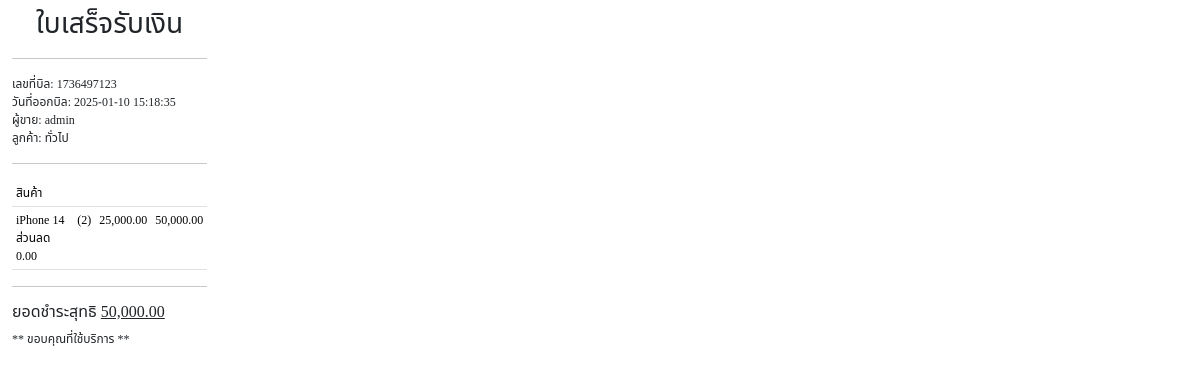
The app's page /report/slip.php?id=1736497123 with its own data.
### tables this page shows
CREATE TABLE `transaction` (
  `id` bigint(20) UNSIGNED NOT NULL,
  `bill_id` varchar(50) DEFAULT NULL,
  `is_type` varchar(50) NOT NULL,
  `product_code` varchar(50) NOT NULL,
  `member_id` bigint(20) NOT NULL,
  `price` decimal(10,2) NOT NULL DEFAULT 0.00,
  `qty` decimal(10,0) NOT NULL DEFAULT 0,
  `total` decimal(10,2) NOT NULL DEFAULT 0.00,
  `discount` decimal(10,2) NOT NULL DEFAULT 0.00,
  `transaction_date` datetime NOT NULL DEFAULT current_timestamp(),
  `user_id` bigint(20) NOT NULL DEFAULT 0
);

CREATE TABLE `users` (
  `id` bigint(20) UNSIGNED NOT NULL,
  `username` varchar(50) NOT NULL,
  `password` varchar(50) NOT NULL,
  `is_active` int(1) NOT NULL DEFAULT 0,
  `update_at` datetime NOT NULL DEFAULT current_timestamp()
);

CREATE TABLE `member` (
  `id` bigint(20) UNSIGNED NOT NULL,
  `member_name` varchar(100) NOT NULL,
  `phone` varchar(20) NOT NULL,
  `update_at` datetime NOT NULL DEFAULT current_timestamp()
);

CREATE TABLE `product` (
  `id` bigint(20) NOT NULL,
  `product_code` varchar(50) DEFAULT NULL,
  `product_name` varchar(100) NOT NULL,
  `category_id` bigint(20) NOT NULL,
  `product_price` decimal(10,2) NOT NULL,
  `product_qty` decimal(10,0) NOT NULL,
  `update_at` datetime NOT NULL DEFAULT current_timestamp()
);

### model/config.model.php (called while the page is built)
<?php
class Backend {
    private static $conn = null;
    public static function MySQL(): mysqli|Throwable {
        try {
            $db = new mysqli(
                "localhost",
                "root",
                "",
                "stock"
            );
            $db->set_charset("utf8");
            self::$conn = $db;
            return self::$conn;
        } catch (\Throwable $th) {
            return $th;
        }
    }
}
?>

### model/sale.model.php (called while the page is built, shortened)
<?php
require './model/config.model.php';
class SaleModel {
    public static function getSlip($id) {
        $sql = "
            SELECT
                t1.bill_id AS bill_id,
                t1.product_code AS product_code,
                t2.product_name AS product_name,
                t3.member_name AS member_name,
                t1.price AS price,
                t1.qty AS qty,
                t1.total AS total,
                t1.discount AS discount,
                t1.transaction_date AS `datetime`,
                t4.username AS username
            FROM
                `transaction` t1
            LEFT JOIN
                product t2 ON t1.product_code = t2.product_code
            LEFT JOIN
                member t3 ON t1.member_id = t3.id
            LEFT JOIN
                users t4 ON t1.user_id = t4.id
            WHERE
                t1.bill_id = '$id' AND t1.is_type IN ('ขาย', 'เบิก')
        ";
        $query = Backend::MySQL()->query($sql);
        if ($query) {
            $row = $query->fetch_assoc();
            $count = Backend::MySQL()->query("SELECT SUM(total) AS total FROM `transaction` WHERE bill_id = '$id'");
            $count = $count->fetch_assoc();
            return [$query, $row, $count];
        } else {
            return [[], [], 0];
        }
    }
}

### report/slip.php (the view, shortened to what this page needs)
<?php
    include './model/sale.model.php';
    $id = $_GET['id'] ?? 0;
    $result = SaleModel::getSlip($id);
    ?>
<!DOCTYPE html>
<html lang="en">
<head>
    <link rel="stylesheet" href="https://cdnjs.cloudflare.com/ajax/libs/bootstrap/5.3.3/css/bootstrap.min.css" />
</head>
<body>
    <div class="container mt-2" id="container">
        <div align="center">
            <h3>ใบเสร็จรับเงิน</h3>
            <hr>
        </div>
        <p>
            เลขที่บิล: <?=$result[1]['bill_id']?><br>
            วันที่ออกบิล: <?=$result[1]['datetime']?><br>
            ผู้ขาย: <?=$result[1]['username']?><br>
            ลูกค้า: <?=$result[1]['member_name']?>
        </p>
        <hr>
        <table class="table table-sm">
            <tr>
                <th>สินค้า</th>
                <th></th>
                <th></th>
                <th></th>
            </tr>
            <?php foreach ($result[0] as $v) { ?>
                <tr>
                    <td>
                        <?=$v['product_name']?><br>
                        <i>ส่วนลด <?= number_format($v['discount'], 2) ?></i>
                    </td>
                    <td align="right">(<?=$v['qty']?>)</td>
                    <td align="right"><?= number_format($v['price'], 2) ?></td>
                    <td align="right"><?= number_format($v['total'], 2) ?></td>
                </tr>
            <?php } ?>
        </table>
        <hr>
        <h6>ยอดชำระสุทธิ <u><?= number_format($result[2]['total'], 2) ?></u></h6>
        <p>** ขอบคุณที่ใช้บริการ **</p>
    </div>
</body>
</html>

### report/slip.php (style rules this page uses)
* { font-family: "Noto Sans Thai", serif; font-style: normal; font-weight: 400; }
body { margin: 0; padding: 0; font-size: 12px; width: 58mm; font-family: Arial, sans-serif; }

### records on screen
transaction: bill "1736497123", transaction_date "2025-01-10 15:18:35", user.username "admin", member.member_name "ทั่วไป", product.product_name "iPhone 14", discount "0.00", qty "2", price "25,000.00", total "50,000.00"

### other values on screen
$result[2]['total'] "50,000.00"
